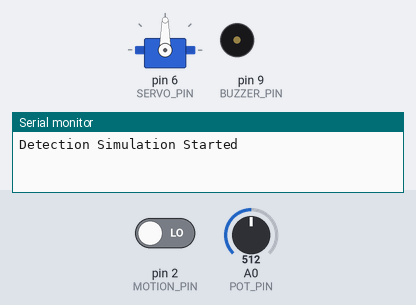
A sketch run on a simulated Arduino Nano, built with avr-gcc and run on an emulated ATmega328P. Shown: servo, buzzer (waves = sounding), the last lines printed to the serial monitor. Inputs (shaded band) come from the test bench; at power-on: pin 2 (MOTION_PIN) LOW, A0 (POT_PIN) = 512.

Above: at 1.2 s.
1.3 s: pin 2 (MOTION_PIN) driven HIGH
At 1.93 s:
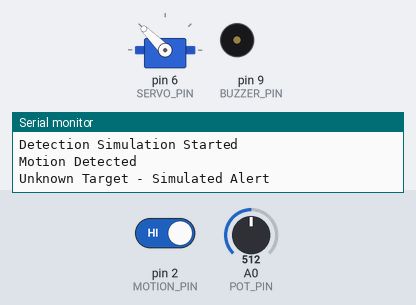
4.3 s: pin 2 (MOTION_PIN) driven LOW
At 4.48 s:
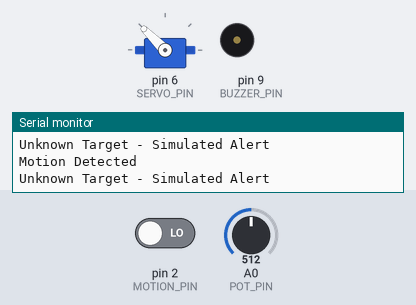
Timing chart, 0 to 7.3 s (numbered marks = the images above; inputs shaded):
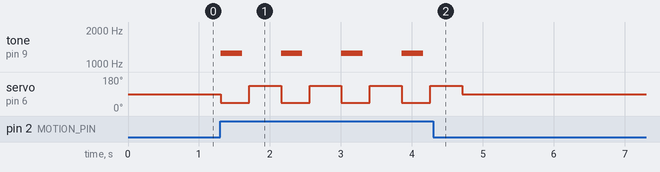

Measured:
- after the input at 1.3 s, tone on pin 9 (BUZZER_PIN): alternates 1250 Hz for 0.30 s and silent for 0.55 s, starting at once; servo on pin 6 (SERVO_PIN): alternates 135° for 0.45 s and 45° for 0.40 s, starting at once
- after the input at 4.3 s, tone on pin 9 (BUZZER_PIN): stops changing and stays silent

The sketch:

detection_alert_sim.ino
```cpp
/*
 * Aircraft Detection Concept: Detection & Alert Simulation
 * ---------------------------------------------------------
 * Motion sensor -> servo sweep -> piezo warning tone.
 * The potentiometer sets the alert frequency (500-2000 Hz).
 *
 * Original experimental platform: Arduino Nano.
 *
 * SIMULATION ONLY: this produces a local audible alert. It does not
 * identify aircraft or interact with any communication system.
 *
 * Wiring:
 *   Motion sensor OUT -> D2
 *   Potentiometer wiper -> A0
 *   Piezo buzzer -> D9
 *   Servo signal -> D6
 */

#include <Servo.h>

Servo scanServo;

const int MOTION_PIN = 2;
const int POT_PIN    = A0;
const int BUZZER_PIN = 9;
const int SERVO_PIN  = 6;

void setup() {
  Serial.begin(9600);

  pinMode(MOTION_PIN, INPUT);
  pinMode(BUZZER_PIN, OUTPUT);

  scanServo.attach(SERVO_PIN);
  scanServo.write(90);                     // centre / idle position

  Serial.println(F("Detection Simulation Started"));
}

void loop() {
  int motionDetected = digitalRead(MOTION_PIN);
  int sensitivity    = analogRead(POT_PIN);

  int warningFrequency = map(sensitivity, 0, 1023, 500, 2000);

  if (motionDetected == HIGH) {
    Serial.println(F("Motion Detected"));
    Serial.println(F("Unknown Target - Simulated Alert"));

    scanServo.write(45);                   // sweep left
    tone(BUZZER_PIN, warningFrequency, 300);
    delay(400);

    scanServo.write(135);                  // sweep right
    delay(400);
  } else {
    noTone(BUZZER_PIN);
    scanServo.write(90);
  }

  delay(50);
}
```
